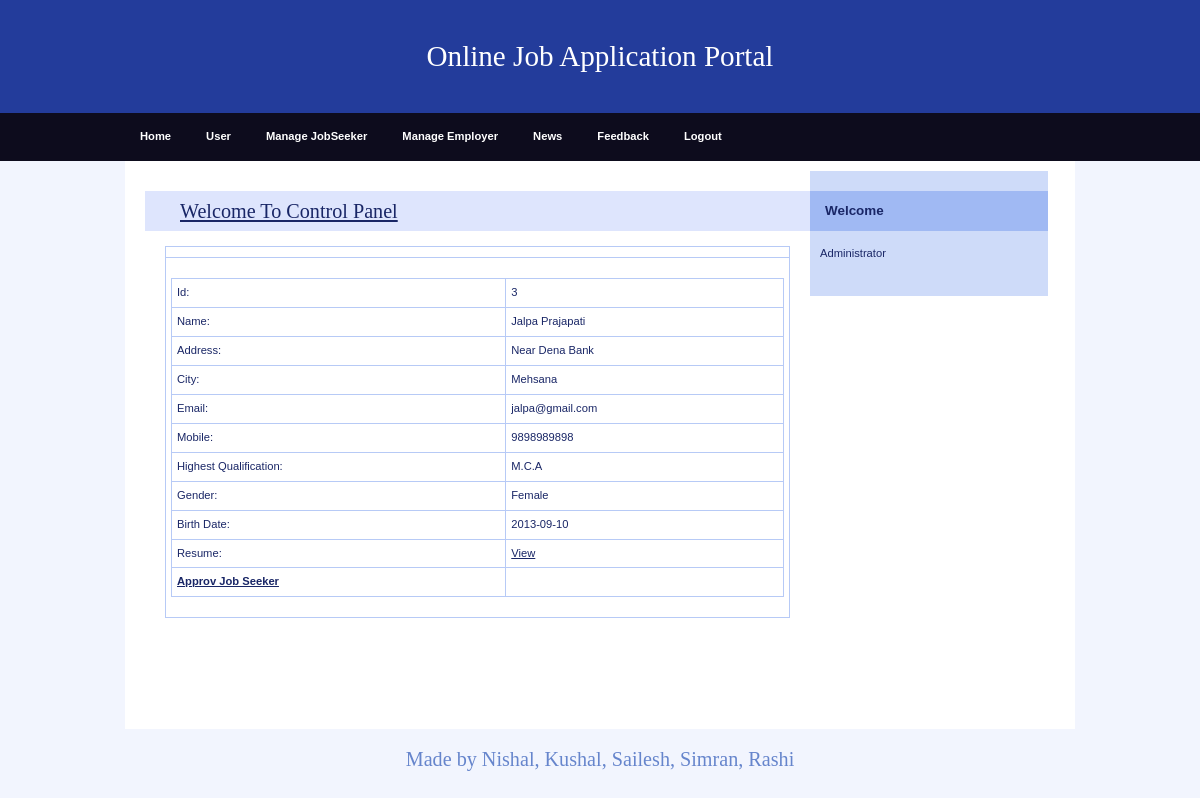
Screenshot of /Admin/DetailJob.php?JobId=3 with the database file from the repository.
### tables this page shows
CREATE TABLE IF NOT EXISTS `jobseeker_reg` (
  `JobSeekId` int(11) NOT NULL AUTO_INCREMENT,
  `JobSeekerName` varchar(20) NOT NULL,
  `Address` varchar(100) NOT NULL,
  `City` varchar(20) NOT NULL,
  `Email` varchar(40) NOT NULL,
  `Mobile` bigint(20) NOT NULL,
  `Qualification` varchar(20) NOT NULL,
  `Gender` varchar(10) NOT NULL,
  `BirthDate` date NOT NULL,
  `Resume` varchar(200) NOT NULL,
  `Status` varchar(10) NOT NULL,
  `UserName` varchar(20) NOT NULL,
  `Password` varchar(20) NOT NULL,
  `Question` varchar(100) NOT NULL,
  `Answer` varchar(50) NOT NULL,
  PRIMARY KEY (`JobSeekId`),
  KEY `JobSeekId` (`JobSeekId`)
);

### Admin/DetailJob.php (the view, shortened to what this page needs)
<!DOCTYPE html>
<html>
<head>
    <link rel="stylesheet" media="screen,projection" type="text/css" href="./css/main.css" />
    <link rel="stylesheet" media="print" type="text/css" href="./css/print.css" />
</head>
<body>
    <div id="main" class="box">
        <?php
        include "Header.php"
        ?>
        <?php
        include "menu.php"
        ?>
        <div id="page" class="box">
            <div id="page-in" class="box">
                <div id="content">
                    <div class="article">
                        <h2><span><a href="#">Welcome To Control Panel</a></span></h2>
                        <table width="100%" border="0" cellspacing="0" cellpadding="0">
                            <tr>
                                <td></td>
                            </tr>
                            <tr>
                                <td>
                                    <?php
                                    $ID = $_GET['JobId'];
                                    $con = mysqli_connect("localhost", "nishal", "Nishal1337", "job");
                                    $sql = "select * from jobseeker_reg where JobSeekId='" . $ID . "'  ";
                                    $result = mysqli_query($con, $sql);
                                    $row = mysqli_fetch_array($result)
                                    ?>
                                    <table width="100%" border="1" cellspacing="2" cellpadding="2">
                                        <tr>
                                            <td>Id:</td>
                                            <td><?php echo $row['JobSeekId']; ?></td>
                                        </tr>
                                        <tr>
                                            <td>Name:</td>
                                            <td><?php echo $row['JobSeekerName']; ?></td>
                                        </tr>
                                        <tr>
                                            <td>Address:</td>
                                            <td><?php echo $row['Address']; ?></td>
                                        </tr>
                                        <tr>
                                            <td>City:</td>
                                            <td><?php echo $row['City']; ?></td>
                                        </tr>
                                        <tr>
                                            <td>Email:</td>
                                            <td><?php echo $row['Email']; ?></td>
                                        </tr>
                                        <tr>
                                            <td>Mobile:</td>
                                            <td><?php echo $row['Mobile']; ?></td>
                                        </tr>
                                        <tr>
                                            <td>Highest Qualification:</td>
                                            <td><?php echo $row['Qualification']; ?></td>
                                        </tr>
                                        <tr>
                                            <td>Gender:</td>
                                            <td><?php echo $row['Gender']; ?></td>
                                        </tr>
                                        <tr>
                                            <td>Birth Date:</td>
                                            <td><?php echo $row['BirthDate']; ?></td>
                                        </tr>
                                        <tr>
                                            <td>Resume:</td>
                                            <td><a href="../upload/<?php echo $row['Resume']; ?>" target="_blank">View</a>
                                            </td>
                                        </tr>
                                        <tr>
                                            <td><strong><a href="ApprovJob.php?JobId=<?php echo $row['JobSeekId']; ?>">Approv
                                                        Job Seeker</a></strong></td>
                                            <td></td>
                                        </tr>
                                    </table>
                                </td>
                            </tr>
                        </table>
                        <p>&nbsp;</p>
                        <p class="btn-more box noprint">&nbsp;</p>
                    </div>
                </div>
                <?php
                include "right.php"
                ?>
            </div>
        </div>
        <?php
        include "footer.php"
        ?>
    </div>
</body>
</html>

### Admin/css/main.css (style rules this page uses)
* { min-height: 1px; }
body { border: 0; margin: 0; padding: 0; background: #f2f5fe; font: 70%/160% "verdana", sans-serif; color: #192666; _text-align: center; }
a { color: #192666; }
p { border: 0; margin: 15px 0; padding: 0; }
div { display: block; border: 0; margin: 0; padding: 0; }
h1, h2, h3, h4, h5 { border: 0; margin: 10px 0; padding: 0; font-weight: bold; }
h2 { font-size: 180%; line-height: 100%; font-family: "georgia", serif; font-weight: normal; }
table { display: table; border-collapse: collapse; margin: 15px 0; padding: 0; border: 1px solid #b7caf6; font-size: 100%; }
tr { display: table-row; }
th, td { display: table-cell; border: 1px solid #b7caf6; margin: 0; padding: 5px; vertical-align: top; text-align: left; }
a, img, span { border: 0; margin: 0; padding: 0; }
strong, .strong { font-weight: bold; }
.box { min-height: 1px; _height: 1px; }
.box:after { content: "."; display: block; line-height: 0px; font-size: 0px; visibility: hidden; clear: both; }
#main { margin: 0px auto 0 auto; _text-align: left; }
#page { min-height: 1px; width: 950px; margin: 0 auto; background: #fff; _height: 1px; }
#page-in { min-height: 1px; padding: 10px 0; _height: 1px; }
#content { float: left; width: 70%; _width: 72%; margin: 0; padding: 0 0 0 20px; }
#content .article { clear: both; margin: 0; padding: 20px; }
#content .article h2 { margin: 0 -20px; padding: 10px; background: #dee5fd; color: #192666; }
#content .article h2 span { padding-left: 25px; }
#content .article p { text-align: justify; }
#content .btn-more { margin: 0 0 15px 0; padding: 0; border: 0; position: relative; }

### Admin/css/print.css (style rules this page uses)
body { border: 0; margin: 0; padding: 0; font-size: 12pt; }
a { color: #000; text-decoration: none; }
h1, h2, h3 { page-break-after: avoid; page-break-inside: avoid; }
table { border-collapse: collapse; border-width: 1px; border-style: solid; }
th, td { display: table-cell; border-width: 1px; border-style: solid; }
.noprint { display: none; }

### rows the page displays
jobseeker_reg: JobSeekId "3", JobSeekerName "Jalpa Prajapati", Address "Near Dena Bank", City "Mehsana", Email "jalpa@gmail.com", Mobile "9898989898", Qualification "M.C.A", Gender "Female", BirthDate "2013-09-10"
